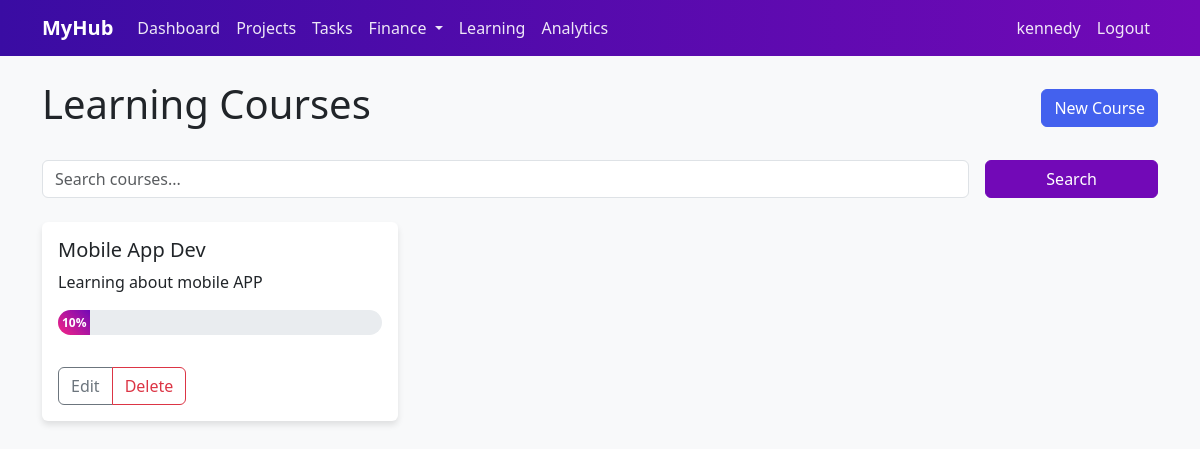
Screenshot of /learning/ (signed in) with the database file from the repository.
### learning/models.py (models this page shows, shortened)
class Course(models.Model):
    title = models.CharField(max_length=200)
    description = models.TextField(blank=True)
    owner = models.ForeignKey(settings.AUTH_USER_MODEL, on_delete=models.SET_NULL, null=True, blank=True)
    progress = models.PositiveSmallIntegerField(default=0)
    created_at = models.DateTimeField(auto_now_add=True)

### learning/views.py (the view)
# urls.py: path('', CourseListView.as_view(), name='course_list'),
class CourseListView(LoginRequiredMixin, generic.ListView):
    model = Course
    template_name = 'learning/course_list.html'
    paginate_by = 10
    def get_queryset(self):
        queryset = Course.objects.filter(owner=self.request.user)
        search_query = self.request.GET.get('search', '')
        if search_query:
            queryset = queryset.filter(
                Q(title__icontains=search_query) |
                Q(description__icontains=search_query)
            )
        return queryset.order_by('-created_at')
    def get_context_data(self, **kwargs):
        context = super().get_context_data(**kwargs)
        context['search_query'] = self.request.GET.get('search', '')
        return context

### templates/learning/course_list.html (shortened to what this page needs)
{% extends "base.html" %}
{% load static %}
{% block content %}
<div class="d-flex justify-content-between align-items-center mb-4">
    <h1>Learning Courses</h1>
    <a href="{% url 'learning:course_create' %}" class="btn btn-primary">New Course</a>
</div>
<form method="get" class="mb-4">
    <div class="row g-3">
        <div class="col-md-10">
            <input type="text" name="search" class="form-control" placeholder="Search courses..." value="{{ search_query }}">
        </div>
        <div class="col-md-2">
            <button type="submit" class="btn btn-secondary w-100">Search</button>
        </div>
    </div>
</form>
<div class="row">
    {% for course in object_list %}
        <div class="col-md-4 mb-4">
            <div class="card">
                <div class="card-body">
                    <h5 class="card-title">{{ course.title }}</h5>
                    <p class="card-text">{{ course.description|truncatewords:30 }}</p>
                    <div class="progress mb-3">
                        <div class="progress-bar" role="progressbar" style="width: {{ course.progress }}%">
                            {{ course.progress }}%
                        </div>
                    </div>
                    <div class="btn-group">
                        <a href="{% url 'learning:course_edit' course.pk %}" class="btn btn-outline-secondary">Edit</a>
                        <a href="{% url 'learning:course_delete' course.pk %}" class="btn btn-outline-danger">Delete</a>
                    </div>
                </div>
            </div>
        </div>
    {% empty %}
        <div class="col-12">
            <p>No courses yet. <a href="{% url 'learning:course_create' %}">Create one</a>!</p>
        </div>
    {% endfor %}
</div>
{% endblock %}

### templates/base.html (shortened to what this page needs)
{% load static %}
<!DOCTYPE html>
<html lang="en">
<head>
    <link href="https://cdn.jsdelivr.net/npm/bootstrap@5.3.0/dist/css/bootstrap.min.css" rel="stylesheet">
    <link rel="stylesheet" href="https://cdn.jsdelivr.net/npm/bootstrap-icons@1.11.1/font/bootstrap-icons.css">
    <link rel="stylesheet" href="{% static 'css/style.css' %}">
</head>
<body>
    <nav class="navbar navbar-expand-lg navbar-dark bg-dark">
        <div class="container">
            <a class="navbar-brand" href="{% url 'projects:project_list' %}">MyHub</a>
            <div class="collapse navbar-collapse" id="navbarNav">
                <ul class="navbar-nav">
                    <li class="nav-item">
                        <a class="nav-link" href="{% url 'home' %}">Dashboard</a>
                    </li>
                    <li class="nav-item">
                        <a class="nav-link" href="{% url 'projects:project_list' %}">Projects</a>
                    </li>
                    <li class="nav-item">
                        <a class="nav-link" href="{% url 'tasks:task_list' %}">Tasks</a>
                    </li>
                    <li class="nav-item dropdown">
                        <a class="nav-link dropdown-toggle" href="#" id="financeDropdown" role="button" data-bs-toggle="dropdown">
                            Finance
                        </a>
                    </li>
                    <li class="nav-item">
                        <a class="nav-link" href="{% url 'learning:course_list' %}">Learning</a>
                    </li>
                    <li class="nav-item">
                        <a class="nav-link" href="{% url 'analytics:event_list' %}">Analytics</a>
                    </li>
                </ul>
                <ul class="navbar-nav ms-auto">
                    {% if user.is_authenticated %}
                        <li class="nav-item">
                            <span class="nav-link">{{ user.username }}</span>
                        </li>
                        <li class="nav-item">
                            <form method="post" action="{% url 'logout' %}" style="display: inline;">
                                <button type="submit" class="btn nav-link" style="border: none; background: none; cursor: pointer;">Logout</button>
                            </form>
                        </li>
                    {% endif %}
                </ul>
            </div>
        </div>
    </nav>
    <div class="container mt-4">
        {% block content %}
        {% endblock %}
    </div>
</body>
</html>

### static/css/style.css (style rules this page uses)
:root { --color-neon-pink: #F72585; --color-purple: #7209B7; --color-grape: #3A0CA3; --color-blue: #4361EE; --color-sky-blue: #4CC9F0; }
body { background-color: #f8f9fa; }
.navbar { background-color: var(--color-grape) !important; background: linear-gradient(to right, var(--color-grape), var(--color-purple)); }
.navbar-brand { font-weight: bold; color: white !important; }
.nav-link { color: rgba(255, 255, 255, 0.9) !important; transition: color 0.3s ease; }
.btn-primary { background-color: var(--color-blue); border-color: var(--color-blue); }
.btn-secondary { background-color: var(--color-purple); border-color: var(--color-purple); }
.card { border: none; box-shadow: 0 4px 6px rgba(0,0,0,0.1); margin-bottom: 1rem; transition: transform 0.2s; }
.progress { height: 25px; background-color: #e9ecef; border-radius: 15px; margin-bottom: 1rem; overflow: hidden; }
.progress-bar { display: flex; align-items: center; justify-content: center; color: white; background-color: var(--color-neon-pink); background: linear-gradient(45deg, var(--color-neon-pink), var(--color-purple)); font-weight: bold; }
a { color: var(--color-blue); text-decoration: none; }
.btn-group { margin-top: 1rem; }

### rows the page displays
Course: title "Mobile App Dev", description "Learning about mobile APP", progress "10"

### other values shown
{{ user.username }} "kennedy"
